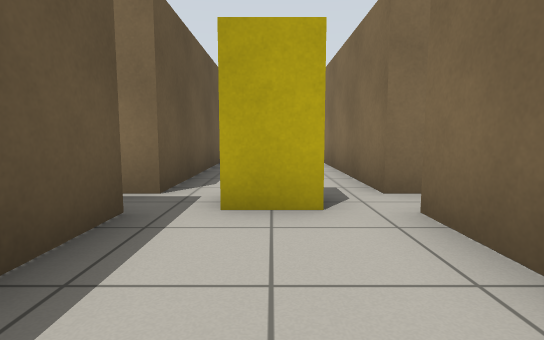
View 1 (above)

21 first-person views from a walk through a Gazebo world. The camera is 0.72 m above the floor, tilts 6° down and sees 80° across. The floor is counted in squares, 1 m on a side. Each view is taken from the middle of a square. On the plan, view 1 faces up. The plan holds only what a view shows up to about 10 squares ahead; the rest is blank.

View 2
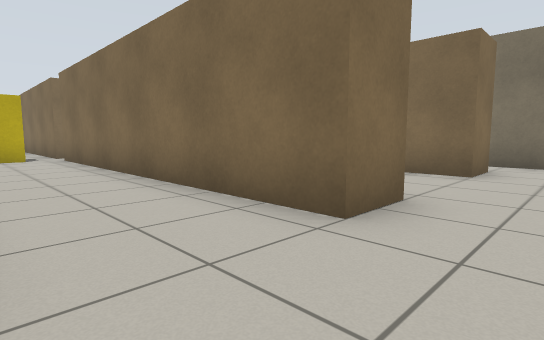

View 3
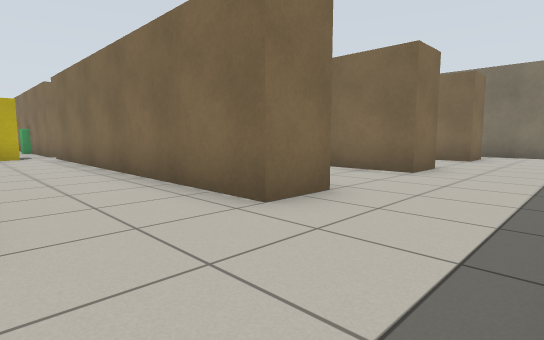

View 4
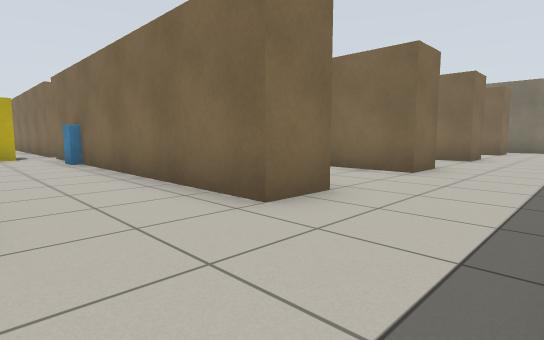

View 5
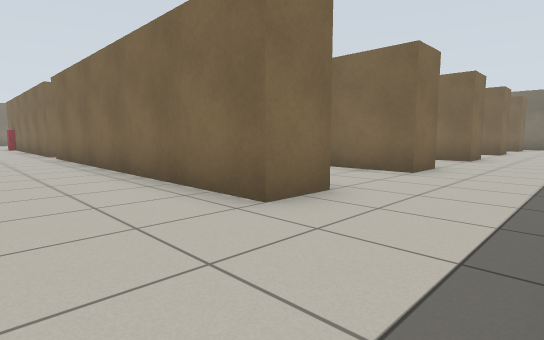

View 6
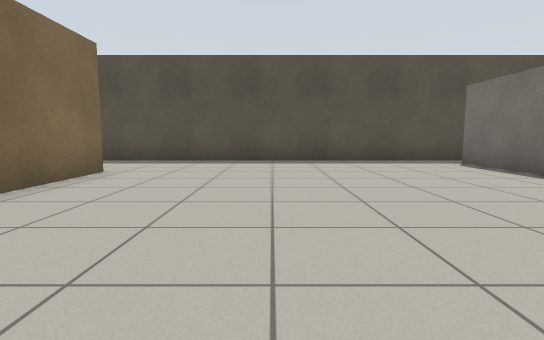

View 7
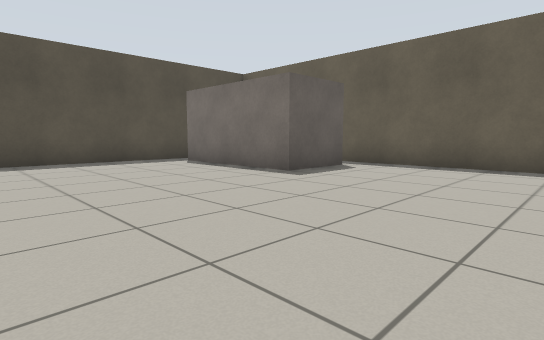

View 8
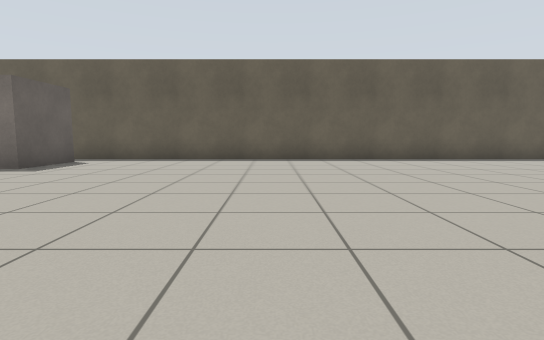

View 9
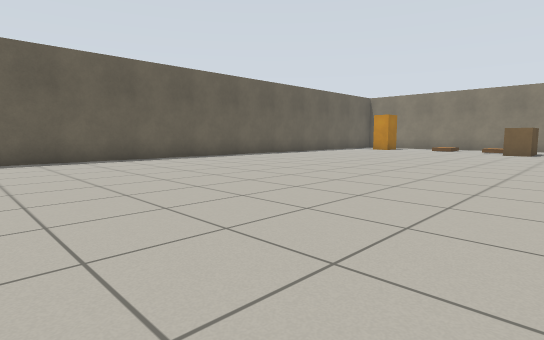

View 10
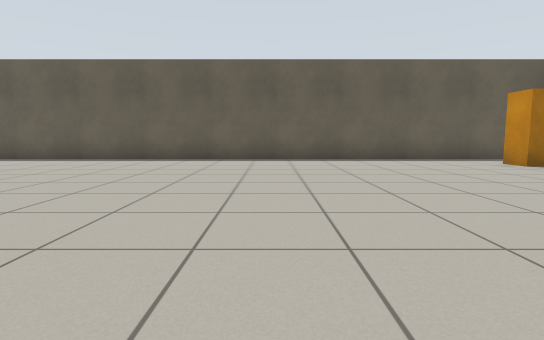

View 11
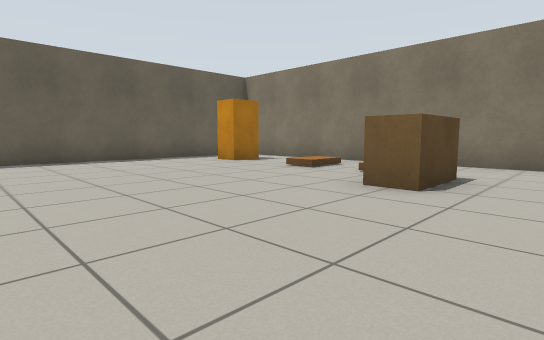

View 12
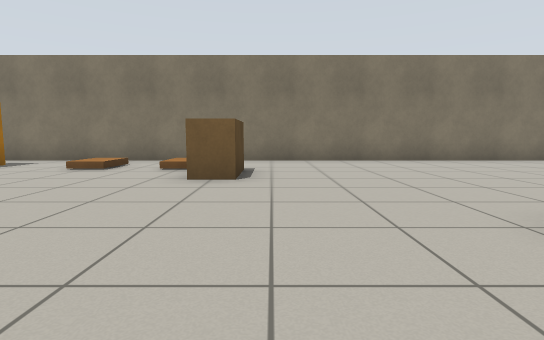

View 13
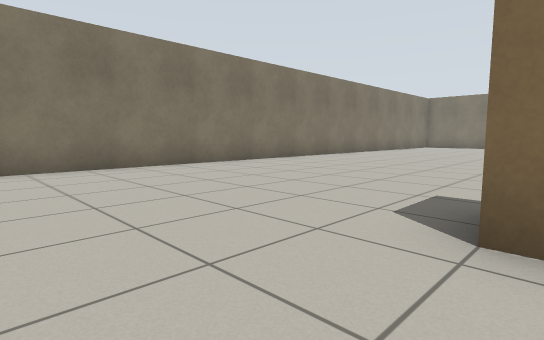

View 14
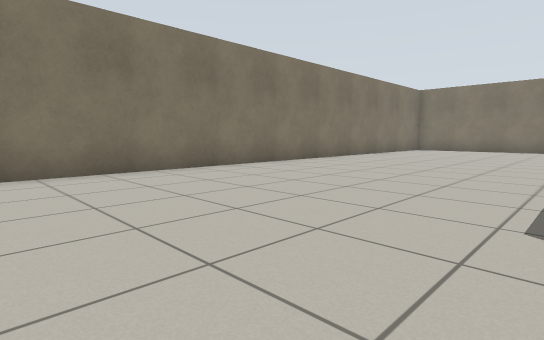

View 15
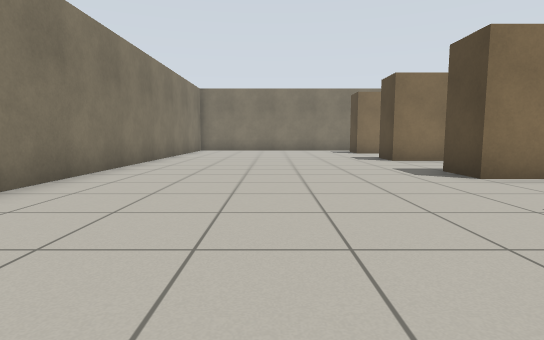

View 16
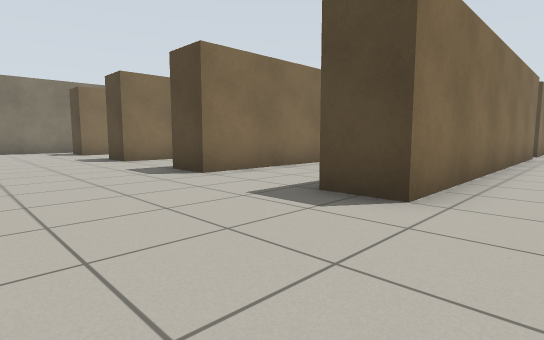

View 17
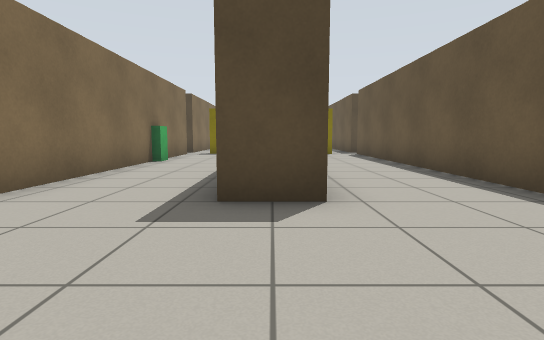

View 18
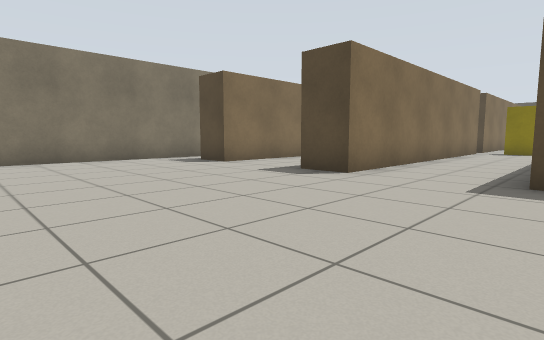

View 19
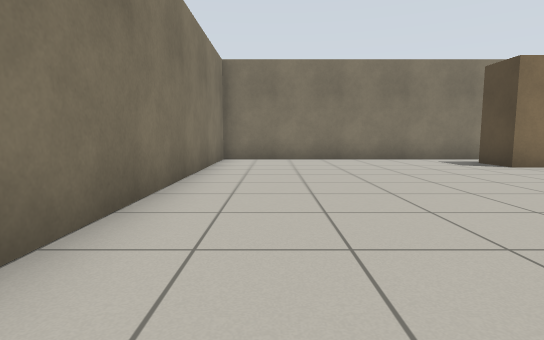

View 20
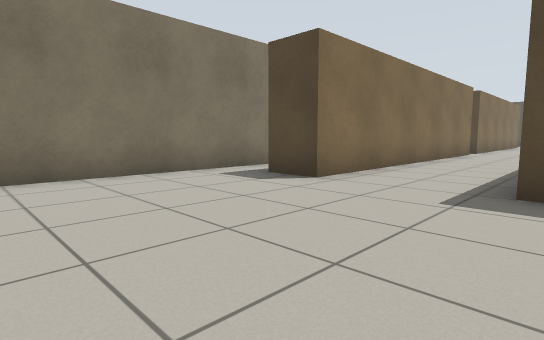

View 21
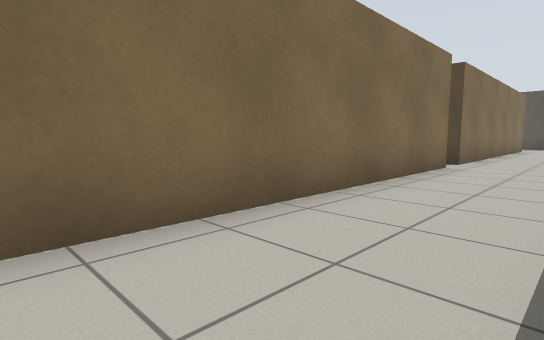

### Floor plan
Points are (right, up) in squares from view 1. A wall is a line through its corners. A room is listed if a view was taken in it or the views show most of it. See-through windows are left out.
Room 1 (views 1, 2, 3, 4, 5, 6, 7, 8, 9, 10, 11, 12, 13, 14, 15, 16, 17, 18, 19, 20, 21)
walls: (-6.6, 4) (-6.6, 13.5) (-5.4, 13.5); (-2.6, 6.9) (-2.6, 13.5) (-1.4, 13.5); (-9.4, 13) (-9.4, 6.9); (-1.4, 8.8) (-1.4, 4); (-1.4, 3) (-1.4, 1.6); (1.4, 4) (1.4, 13.5) (2.6, 13.5); (-9.4, -6.5) (-10.6, -6.5) (-10.6, 3); (-5.4, -6.5) (-6.6, -6.5) (-6.6, 3); (5.4, 3.9) (5.4, 13.5) (6.6, 13.5); (-1.4, -6.5) (-2.6, -6.5) (-2.6, 3); (5.4, 0) (5.4, 3); (2.6, -6.5) (1.4, -6.5) (1.4, 3); (8, 12.1) (8, 20.5) (-20.9, 20.5); (6.6, -6.5) (5.4, -6.5) (5.4, -5.2); (-22, 19.2) (-22, -5.2); (-19.6, -9.5) (-9, -9.5); (8, -7.9) (8, -6.1)
ways out: gap at (-6, 4); gap at (-2, 4); gap at (2, 4); gap at (6, 4)
objects: grey box (-21, -8) to (-19, -5); orange box (-20, 18) to (-20, 19); crate (-14, 17); crate (-14, 18); yellow box (-8, 3) to (-8, 4); blue box (-7, 1); yellow box (-4, 3) to (-4, 4); green box (-3, 8); yellow box (0, 3) to (0, 4)

Positions as (right, up) in squares from view 1, and headings:
1: (0, 0), facing up
2: (-1, -8), facing up-right
3: (-5, -9), facing up-right
4: (-9, -9), facing up-right
5: (-13, -9), facing up-right
6: (-14, 0), facing down
7: (-14, 0), facing down-left
8: (-12, 1), facing left
9: (-12, 2), facing up-left
10: (-12, 12), facing left
11: (-12, 12), facing up-left
12: (-13, 11), facing up
13: (-13, 13), facing up-right
14: (-9, 14), facing up-right
15: (-8, 17), facing right
16: (-8, 17), facing down-right
17: (-6, 17), facing down
18: (-2, 19), facing down-right
19: (-2, 19), facing right
20: (2, 18), facing down-right
21: (3, 12), facing down-right
